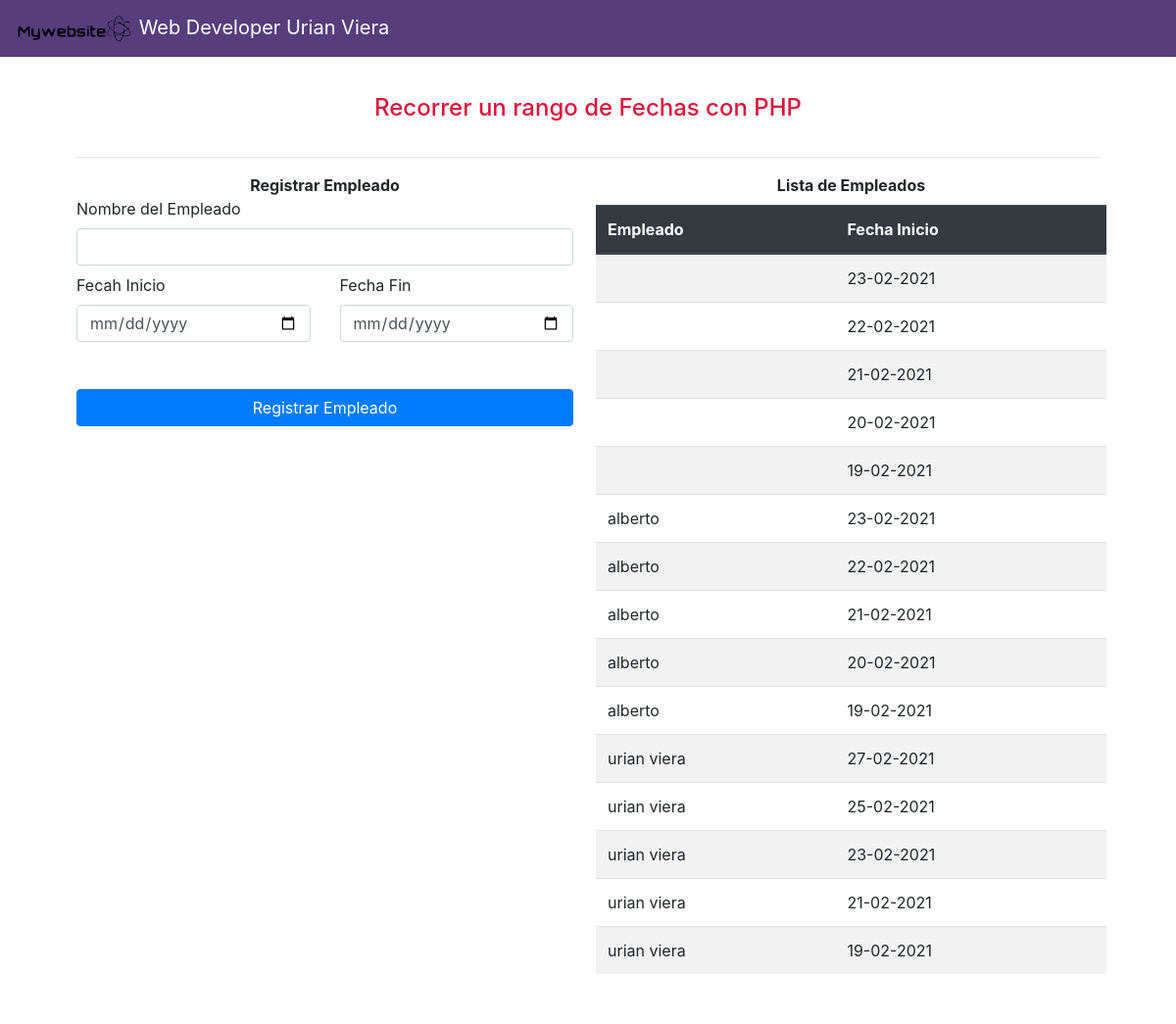
The page / on the database its author committed.
### tables this page shows
CREATE TABLE `empleados` (
  `id` int(10) NOT NULL,
  `nombre` varchar(20) DEFAULT NULL,
  `fechaInicio` varchar(30) DEFAULT NULL,
  `fechaFin` varchar(30) DEFAULT NULL
);

### empleados.php (the view)
<?php
include('config.php');
$empleados      = ("SELECT * FROM empleados ORDER BY id DESC ");
$resulEmpleado  = mysqli_query($con, $empleados);
?>
<table class="table table-hover table-striped">
    <thead class="thead-dark">
        <th>Empleado</th>
        <th>Fecha Inicio</th>
    </thead>
    <tbody>
    <?php
        while ($filaEmpleado = mysqli_fetch_array($resulEmpleado)) { ?>
        <tr>
            <td><?php echo $filaEmpleado['nombre']; ?></td>
            <td><?php echo $filaEmpleado['fechaInicio']; ?></td>
        </tr>
    <?php } ?>
    </tbody>
</table>

### index.php (shortened to what this page needs)
<!DOCTYPE html>
<html lang="es">
<head>
  <link rel="stylesheet" href="https://cdn.jsdelivr.net/npm/bootstrap@4.6.0/dist/css/bootstrap.min.css">
</head>
<body>
<nav class="navbar navbar-expand-md navbar-dark bg-dark fixed-top" style="background-color: #563d7c !important;">
    <span class="navbar-brand">
        <img src="img/logo-mywebsite-urian-viera.svg" alt="Web Developer Urian Viera" width="120">
        Web Developer Urian Viera
    </span>
</nav>
<div class="container mt-5 p-5">
<h4 class="text-center">Recorrer un rango de Fechas con PHP</h4>
<hr>
<div class="row text-center" id="capa">
  <div class="col-md-6">
    <strong>Registrar Empleado</strong>
  </div>
  <div class="col-md-6">
    <strong>Lista de Empleados</strong>
  </div>
</div>
<?php
include('config.php');
?>
<div class="row clearfix">
<div class="col-lg-12 col-md-12 col-sm-12 col-xs-12">
  <div class="body">
      <div class="row clearfix">
        <div class="col-sm-6">
        <form method="post" name="formRegistraEmpleado" id="formRegistraEmpleado">
              <div class="row">
                <div class="col-md-12">
                    <label for="Nombre" class="form-label">Nombre del Empleado</label>
                    <input type="text" class="form-control" name="nombre" id="nombre" required='true' autofocus>
                </div>
                <div class="col mt-2">
                    <label for="fechaInicio" class="form-label">Fecah Inicio</label>
                    <input type="date" class="form-control" name="fechaInicio" id="fechaInicio" required='true'>
                </div>
                <div class="col mt-2">
                    <label for="fechaFin" class="form-label">Fecha Fin</label>
                    <input type="date" class="form-control" name="fechaFin" id="fechaFin" required='true'>
                </div>
              </div>
                <div class="row justify-content-start text-center mt-5">
                    <div class="col-12">
                        <button class="btn btn-primary btn-block" id="btnEnviar">
                            Registrar Empleado
                        </button>
                    </div>
                </div>
          </form>
          </div>
          <div class="col-sm-6">
              <div class="row">
                <div class="col-md-12 p-2">
                    <div class="table-responsive" id="respuesta">
                        <?php include('empleados.php'); ?>
                    </div>
                </div>
              </div>
          </div>
          </div>
      </div>
  </div>
</div>
</div>
</body>
</html>

### index.php (style rules this page uses)
h4 { padding: 0px !important; color: crimson; margin-bottom: 35px; }

### rows shown on the page
empleados: fechaInicio "23-02-2021"
empleados: fechaInicio "22-02-2021"
empleados: fechaInicio "21-02-2021"
empleados: fechaInicio "20-02-2021"
empleados: fechaInicio "19-02-2021"
empleados: nombre "alberto", fechaInicio "23-02-2021"
empleados: nombre "alberto", fechaInicio "22-02-2021"
empleados: nombre "alberto", fechaInicio "21-02-2021"
empleados: nombre "alberto", fechaInicio "20-02-2021"
empleados: nombre "alberto", fechaInicio "19-02-2021"
empleados: nombre "urian viera", fechaInicio "27-02-2021"
empleados: nombre "urian viera", fechaInicio "25-02-2021"
empleados: nombre "urian viera", fechaInicio "23-02-2021"
empleados: nombre "urian viera", fechaInicio "21-02-2021"
empleados: nombre "urian viera", fechaInicio "19-02-2021"
